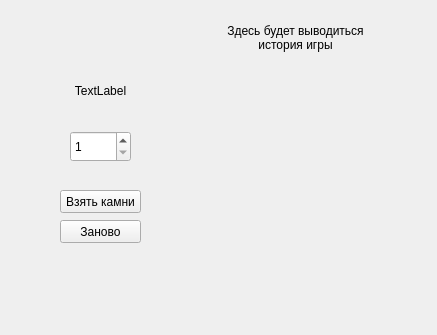
<?xml version="1.0" encoding="UTF-8"?>
<ui version="4.0">
 <class>MainWindow</class>
 <widget class="QMainWindow" name="MainWindow">
  <property name="geometry">
   <rect>
    <x>0</x>
    <y>0</y>
    <width>437</width>
    <height>335</height>
   </rect>
  </property>
  <property name="windowTitle">
   <string>MainWindow</string>
  </property>
  <widget class="QWidget" name="centralwidget">
   <widget class="QLabel" name="rocks">
    <property name="geometry">
     <rect>
      <x>40</x>
      <y>50</y>
      <width>121</width>
      <height>81</height>
     </rect>
    </property>
    <property name="text">
     <string>TextLabel</string>
    </property>
    <property name="alignment">
     <set>Qt::AlignCenter</set>
    </property>
   </widget>
   <widget class="QSpinBox" name="spinBox">
    <property name="geometry">
     <rect>
      <x>70</x>
      <y>131</y>
      <width>61</width>
      <height>31</height>
     </rect>
    </property>
    <property name="minimum">
     <number>1</number>
    </property>
    <property name="maximum">
     <number>3</number>
    </property>
   </widget>
   <widget class="QLabel" name="last_action">
    <property name="geometry">
     <rect>
      <x>200</x>
      <y>10</y>
      <width>191</width>
      <height>291</height>
     </rect>
    </property>
    <property name="text">
     <string>
Здесь будет выводиться
история игры</string>
    </property>
    <property name="alignment">
     <set>Qt::AlignHCenter|Qt::AlignTop</set>
    </property>
   </widget>
   <widget class="QPushButton" name="take">
    <property name="geometry">
     <rect>
      <x>60</x>
      <y>190</y>
      <width>81</width>
      <height>23</height>
     </rect>
    </property>
    <property name="text">
     <string>Взять камни</string>
    </property>
   </widget>
   <widget class="QPushButton" name="restart">
    <property name="geometry">
     <rect>
      <x>60</x>
      <y>220</y>
      <width>81</width>
      <height>23</height>
     </rect>
    </property>
    <property name="text">
     <string>Заново</string>
    </property>
   </widget>
  </widget>
 </widget>
 <resources/>
 <connections/>
</ui>
